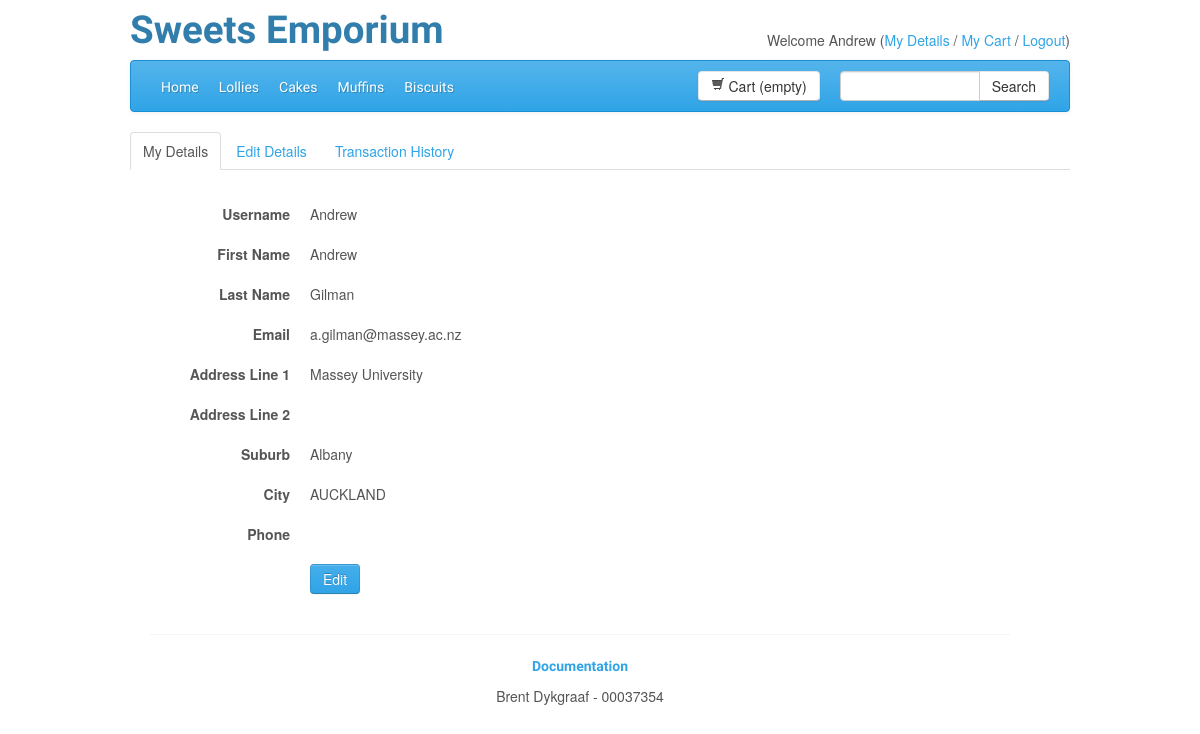
Page /index.php?s=userview (signed in) on the committed database.
### tables this page shows
CREATE TABLE IF NOT EXISTS `users` (
  `userId` int(11) NOT NULL AUTO_INCREMENT,
  `username` text NOT NULL,
  `password` text NOT NULL,
  `firstName` text NOT NULL,
  `lastName` text NOT NULL,
  `phone` text,
  `email` text NOT NULL,
  `address1` text NOT NULL,
  `address2` text,
  `suburb` text,
  `city` text NOT NULL,
  PRIMARY KEY (`userId`)
);

### index.php (called while the page is built, shortened)
<?php
$viewData = array();
$layout = new Layout($viewData);
$layout->display();
?>

### application/src/User.php (called while the page is built, shortened)
<?php
class User {
	private $userID;
	private $username;
	private $firstName;
	private $lastName;
	private $email;
	private $address1;
	private $suburb;
	private $city;
	private $dbConnection;
	public function __construct($userID, $dbConnection){
		$this->userID = $userID;
		$this->dbConnection = $dbConnection;
	}
	public function getUsername(){
		if (!$this->username){
			$query = "SELECT username FROM users WHERE userId='".mysqli_real_escape_string($this->dbConnection, $this->userID)."'";
			$result = mysqli_query($this->dbConnection, $query);
			$row = $result->fetch_row();
			$this->username = $row[0];
		}
		return $this->username;
	}
	public function getFirstName(){
		if (!$this->firstName){
			$query = "SELECT firstName FROM users WHERE userId='".mysqli_real_escape_string($this->dbConnection, $this->userID)."'";
			$result = mysqli_query($this->dbConnection, $query);
			$row = $result->fetch_row();
			$this->firstName = $row[0];
		}
		return $this->firstName;
	}
	public function getLastName(){
		if (!$this->lastName){
			$query = "SELECT lastName FROM users WHERE userId='".mysqli_real_escape_string($this->dbConnection, $this->userID)."'";
			$result = mysqli_query($this->dbConnection, $query);
			$row = $result->fetch_row();
			$this->lastName = $row[0];
		}
		return $this->lastName;
	}
	public function getAddress1(){
		if (!$this->address1){
			$query = "SELECT address1 FROM users WHERE userId='".mysqli_real_escape_string($this->dbConnection, $this->userID)."'";
			$result = mysqli_query($this->dbConnection, $query);
			$row = $result->fetch_row();
			$this->address1 = $row[0];
		}
		return $this->address1;
	}
	public function getSuburb(){
		if (!$this->suburb){
			$query = "SELECT suburb FROM users WHERE userId='".mysqli_real_escape_string($this->dbConnection, $this->userID)."'";
			$result = mysqli_query($this->dbConnection, $query);
			$row = $result->fetch_row();
			$this->suburb = $row[0];
		}
		return $this->suburb;
	}
	public function getCity(){
		if (!$this->city){
			$query = "SELECT city FROM users WHERE userId='".mysqli_real_escape_string($this->dbConnection, $this->userID)."'";
			$result = mysqli_query($this->dbConnection, $query);
			$row = $result->fetch_row();
			$this->city = $row[0];
		}
		return $this->city;
	}
	public function getEmail(){
		if (!$this->email){
			$query = "SELECT email FROM users WHERE userId='".mysqli_real_escape_string($this->dbConnection, $this->userID)."'";
			$result = mysqli_query($this->dbConnection, $query);
			$row = $result->fetch_row();
			$this->email = $row[0];
		}
		return $this->email;
	}
}

### application/templates/pages/userview.phtml (the view, shortened to what this page needs)
<div class="container" id="mainContainer">
<?php include "application/templates/pages/usermenu.phtml";?>
<?php if (!$user){
	?>
		<h4 class="text-info">Please Login</h4>
		<p>You can <a href="index.php?s=login">Login</a> view your details.</p>
	<?php
} else {
	?>
		<dl class="dl-horizontal">
  			<dt>Username</dt>
  			<dd><?php echo $user->getUsername(); ?></dd>
		</dl>
		<dl class="dl-horizontal">
  			<dt>First Name</dt>
  			<dd><?php echo $user->getFirstName(); ?></dd>
		</dl>
		<dl class="dl-horizontal">
  			<dt>Last Name</dt>
  			<dd><?php echo $user->getLastName(); ?></dd>
		</dl>
		<dl class="dl-horizontal">
  			<dt>Email</dt>
  			<dd><?php echo $user->getEmail(); ?></dd>
		</dl>
		<dl class="dl-horizontal">
  			<dt>Address Line 1</dt>
  			<dd><?php echo $user->getAddress1(); ?></dd>
		</dl>
		<dl class="dl-horizontal">
  			<dt>Address Line 2</dt>
		</dl>
		<dl class="dl-horizontal">
  			<dt>Suburb</dt>
  			<dd><?php echo $user->getSuburb(); ?></dd>
		</dl>
		<dl class="dl-horizontal">
  			<dt>City</dt>
  			<dd><?php echo $user->getCity(); ?></dd>
		</dl>
		<dl class="dl-horizontal">
  			<dt>Phone</dt>
  		</dl>
		<dl class="dl-horizontal">
  			<dd><a class="btn btn-primary" href="index.php?s=useredit">Edit</a></dd>
		</dl>
<?php
}
?>
	</div>

### application/templates/layout/header.phtml (shortened to what this page needs)
<div class="row">
	<div class="header-title span7">
		<h1>Sweets Emporium</h1>
	</div>
	<div class="user-info span5 text-right">
		<?php
			if($user){
				echo "Welcome ".$user->getFirstName();
				echo '  (<a href="index.php?s=userview">My Details</a> / <a href="index.php?s=orderview&amp;p=cart">My Cart</a> / <a href="index.php?s=logout">Logout</a>)';
			} else {
				echo "Welcome Guest ( ";
				echo '<a href="index.php?s=login">Login</a> or ';
				echo '<a href="index.php?s=register">Register</a> )';
			}
		?>
	</div>
</div>
<div class="navbar">
	<div class="navbar-inner">
	<ul class="nav">
		<li <?php if($screen=="home"){echo 'class="active"';}?>><a href="index.php">Home</a></li>
		<li <?php if($screen=="category" && $page=="1"){echo 'class="active"';}?>><a href="index.php?s=category&amp;p=1">Lollies</a></li>
		<li <?php if($screen=="category" && $page=="2"){echo 'class="active"';}?>><a href="index.php?s=category&amp;p=2">Cakes</a></li>
		<li <?php if($screen=="category" && $page=="3"){echo 'class="active"';}?>><a href="index.php?s=category&amp;p=3">Muffins</a></li>
		<li <?php if($screen=="category" && $page=="4"){echo 'class="active"';}?>><a href="index.php?s=category&amp;p=4">Biscuits</a></li>
	</ul>
	<div class="input-append searchbox">
		<input class="span2" id="searchBox" type="text">
		<button class="btn" type="button" id="searchButton">Search</button>
	</div>
	<?php
	$numItems = "empty";
	 ?>
	<a href="index.php?s=orderview&amp;p=cart" id="cartHeader" class="btn btn cartbox"><i class="icon-shopping-cart"></i> Cart (<?php echo $numItems; ?>)</a>
	</div>
</div>

### public/css/custom.css (style rules this page uses)
.user-info { padding-top: 30px; }
.searchbox { float: right; padding: 10px 0px 0px 20px; }
.cartbox { float: right; }
.input-append { float: right; }

### rows in the picture
users: firstName "Andrew", username "Andrew", lastName "Gilman", email "a.gilman@massey.ac.nz", address1 "Massey University", suburb "Albany", city "AUCKLAND"

### other values in the picture
$numItems "empty"
